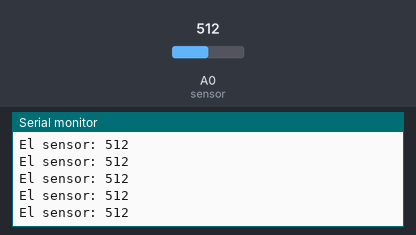
Recording of a sketch running on a simulated Arduino Uno, built with avr-gcc and run on an emulated ATmega328P. Parts: the last lines printed to the serial monitor. The test bench sets the inputs (shaded band); at power-on: A0 (sensor) = 512.

Above: at 1.2 s.
1.3 s: A0 (sensor) set to 984
At 2.2 s:
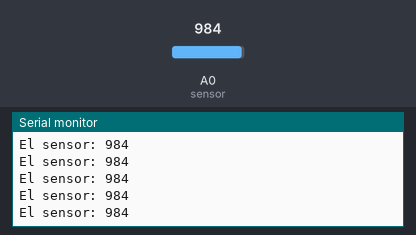
4.3 s: A0 (sensor) set to 1010
At 5.4 s:
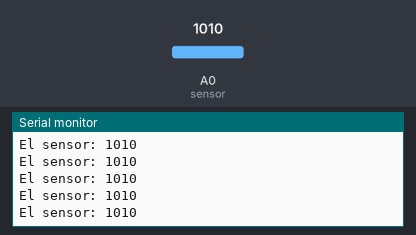
Timing chart, 0 to 7.3 s (numbered marks = the images above; inputs shaded):
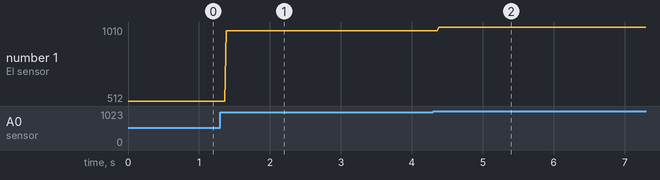

Measured:
- after the input at 1.3 s, the serial monitor: prints a new line after 0.08 s (image 1)
- after the input at 4.3 s, the serial monitor: prints a new line after 0.08 s (image 2)
- plotted number 1: 512 → 984 after the input at 1.3 s, 984 → 1010 after the input at 4.3 s

The sketch:

presencia_calibracion.ino
```cpp
/*
Este programa es para calibrar el sensor de presencia en los bicigeneradores.
Una vez obtenidos los datos minimos y maximos, se deben agregar al programa
'controller.ino' en las respectivas variables
*/

//Donde esta el sensor
int sensor = A0;

void setup() {
	//inicia la comunicacion serial
	Serial.begin(9600);

	//declara el pin de entrada
	pinMode(sensor, INPUT);
}

void loop() {
	//hace la lectura analoga
	int lectura = analogRead(sensor);

	//imprime los datos por el puerto serial
	Serial.print("El sensor: ");
	Serial.println(lectura);
}
```
